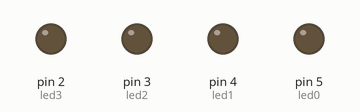
Recording of a sketch running on a simulated Arduino Uno, built with avr-gcc and run on an emulated ATmega328P. Parts: output pins drawn as LEDs (lit = HIGH).

Above: at 0.3 s.
At 1.8 s:
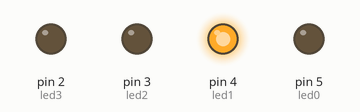
At 3.3 s:
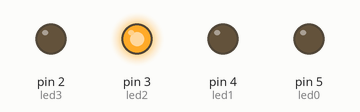
At 7.1 s:
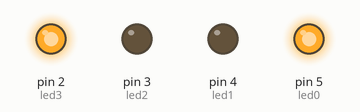
At 10.8 s:
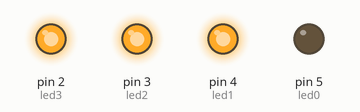
At 14.6 s:
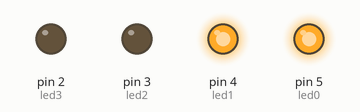
Timing chart, 0 to 15.6 s (numbered marks = the images above):
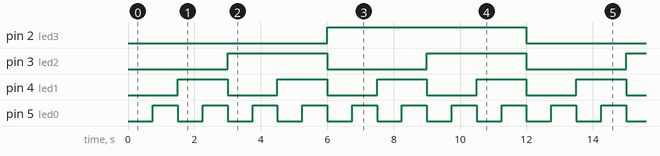

Measured:
- by itself, pin 2 (led3): alternates HIGH for 6.0 s and LOW for 6.0 s
- by itself, pin 3 (led2): alternates HIGH for 3.0 s and LOW for 3.0 s
- by itself, pin 4 (led1): alternates HIGH for 1.5 s and LOW for 1.5 s
- by itself, pin 5 (led0): alternates HIGH for 0.75 s and LOW for 0.75 s

The sketch:

4bit-Counter.ino
```cpp
int led3 = 2;
int led2 = 3;
int led1 = 4;
int led0 = 5;
int waitTime = 1000;

void setup() {
  // put your setup code here, to run once:
  pinMode(led0,OUTPUT);
  pinMode(led1,OUTPUT);
  pinMode(led2,OUTPUT);
  pinMode(led3,OUTPUT);
}

void loop() {
  // put your main code here, to run repeatedly:
  digitalWrite(led0,LOW);
  digitalWrite(led1,LOW);
  digitalWrite(led2,LOW);
  digitalWrite(led3,LOW);
  delay(750);

  digitalWrite(led0,HIGH);
  digitalWrite(led1,LOW);
  digitalWrite(led2,LOW);
  digitalWrite(led3,LOW);
  delay(750);

  digitalWrite(led0,LOW);
  digitalWrite(led1,HIGH);
  digitalWrite(led2,LOW);
  digitalWrite(led3,LOW);
  delay(750);

  digitalWrite(led0,HIGH);
  digitalWrite(led1,HIGH);
  digitalWrite(led2,LOW);
  digitalWrite(led3,LOW);
  delay(750);

  digitalWrite(led0,LOW);
  digitalWrite(led1,LOW);
  digitalWrite(led2,HIGH);
  digitalWrite(led3,LOW);
  delay(750);

  digitalWrite(led0,HIGH);
  digitalWrite(led1,LOW);
  digitalWrite(led2,HIGH);
  digitalWrite(led3,LOW);
  delay(750);

  digitalWrite(led0,LOW);
  digitalWrite(led1,HIGH);
  digitalWrite(led2,HIGH);
  digitalWrite(led3,LOW);
  delay(750);

  digitalWrite(led0,HIGH);
  digitalWrite(led1,HIGH);
  digitalWrite(led2,HIGH);
  digitalWrite(led3,LOW);
  delay(750);

  digitalWrite(led0,LOW);
  digitalWrite(led1,LOW);
  digitalWrite(led2,LOW);
  digitalWrite(led3,HIGH);
  delay(750);

  digitalWrite(led0,HIGH);
  digitalWrite(led1,LOW);
  digitalWrite(led2,LOW);
  digitalWrite(led3,HIGH);
  delay(750);


  digitalWrite(led0,LOW);
  digitalWrite(led1,HIGH);
  digitalWrite(led2,LOW);
  digitalWrite(led3,HIGH);
  delay(750);


  digitalWrite(led0,HIGH);
  digitalWrite(led1,HIGH);
  digitalWrite(led2,LOW);
  digitalWrite(led3,HIGH);
  delay(750);

  digitalWrite(led0,LOW);
  digitalWrite(led1,LOW);
  digitalWrite(led2,HIGH);
  digitalWrite(led3,HIGH);
  delay(750);


  digitalWrite(led0,HIGH);
  digitalWrite(led1,LOW);
  digitalWrite(led2,HIGH);
  digitalWrite(led3,HIGH);
  delay(750);


  digitalWrite(led0,LOW);
  digitalWrite(led1,HIGH);
  digitalWrite(led2,HIGH);
  digitalWrite(led3,HIGH);
  delay(750);


  digitalWrite(led0,HIGH);
  digitalWrite(led1,HIGH);
  digitalWrite(led2,HIGH);
  digitalWrite(led3,HIGH);
  delay(750);


}
```
